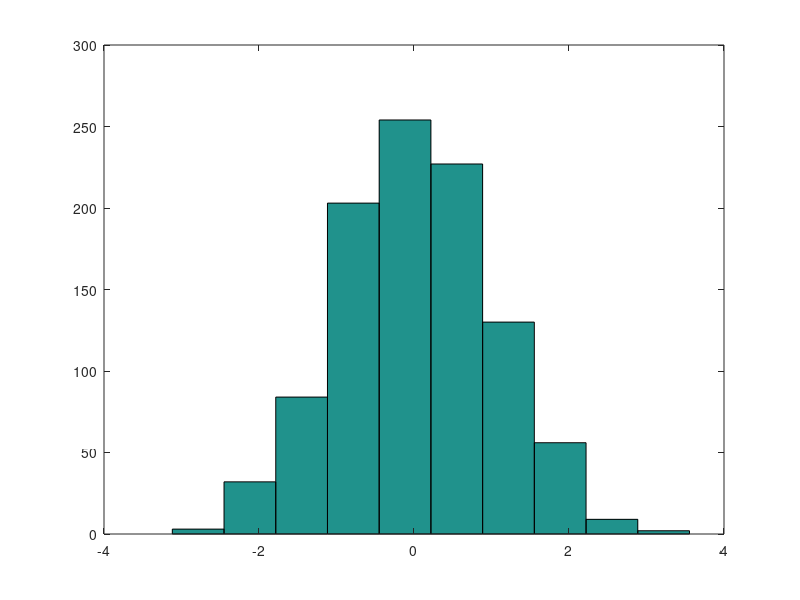

The MATLAB script that drew this image:
% normal distribution

% Sample 1000 elements from a standard normal distribution
Z= randn(1000, 1);

% transform the mean and standard deviation
mu = 400; 
sigma = 50;
X = Z*sigma + mu;

% review resulting sample mean and variance
format free;
mean([Z X])

var([Z X])

hist(Z)
%hist(X)

